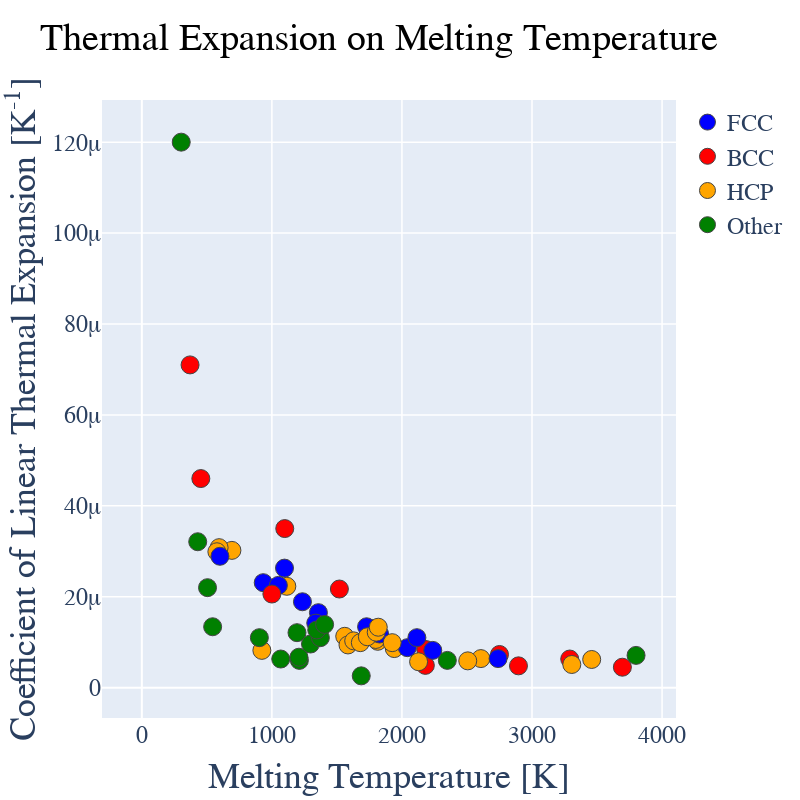

Source (notebook cell):
### Markdown cell above
<font color=blue> **Exercise 3.**  a) Find the three metals with highest Young's moduli. b) What are the Young's moduli of Al, Fe and Pb? </font>

### Code cell
layout0= go.Layout(title = "Thermal Expansion on Melting Temperature", hovermode= 'closest', width = 800, height=800, showlegend=True,  # Hovermode establishes the way the labels that appear when you hover are arranged # Establishing a square plot width=height
    xaxis= dict(title=go.layout.xaxis.Title(text='Melting Temperature [K]', font=dict(size=36)), zeroline= True, gridwidth= 1.5, tickfont=dict(size=24)), # Axis Titles. Removing the X-axis Mark. Adding a Grid
    yaxis= dict(title=go.layout.yaxis.Title(text='Coefficient of Linear Thermal Expansion [K<sup>-1</sup>]', font=dict(size=36)), zeroline= True, gridwidth= 1.5, tickfont=dict(size=24)), # Axis Titles. Removing the Y-axis Mark. Adding a Grid
    legend=dict(font=dict(size=24))) # Adding a legend

# Trace

trace0 = go.Scatter(x = melting_temperature,y = CTE, mode = 'markers',
    marker= dict(size= 18, line= dict(width=1), color=colors), # We add a size, a border and our custom colors to the markers
    text= sample, # This attribute (Text) labels each point to this list, which contains our elements in the same indexes as our properties
showlegend = False)


# Empty Traces for Legend
legend_plot_FCC = go.Scatter(x=[None], y=[None], mode='markers', marker=dict(size=18,  line= dict(width=1),color='blue'), name = 'FCC')
legend_plot_BCC = go.Scatter(x=[None], y=[None], mode='markers', marker=dict(size=18,  line= dict(width=1),color='red'), name = 'BCC')
legend_plot_HCP = go.Scatter(x=[None], y=[None], mode='markers', marker=dict(size=18,  line= dict(width=1),color='orange'), name = 'HCP')
legend_plot_Other = go.Scatter(x=[None], y=[None], mode='markers', marker=dict(size=18,  line= dict(width=1),color='green'), name = 'Other')


data = [trace0, legend_plot_FCC, legend_plot_BCC, legend_plot_HCP, legend_plot_Other]

fig= go.Figure(data, layout=layout0)
fig.update_layout(
    font_family="Arial",
    title_font_color="Black",
    title_font_size= 38
)
iplot(fig)

### Figure 1 — Plotly figure (JSON) as saved in the notebook; plotly's stock layout.template omitted (floating-point values rounded to 4 significant figures)
{"data": [{"marker": {"color": ["green", "green", "red", "orange", "green", "green", "green", "green", "green", "green", "red", "orange", "blue", "green", "red", "green", "green", "green", "red", "orange", "orange", "orange", "red", "red", "red", "red", "orange", "blue", "blue", "orange", "green", "green", "green", "green", "green", "green", "red", "blue", "orange", "orange", "red", "red", "orange", "orange", "blue", "blue", "blue", "orange", "green", "green", "green", "green", "green", "green", "red", "red", "orange", "red", "red", "orange", "orange", "blue", "blue", "blue", "green", "orange", "blue", "green", "green", "green", "green", "green", "green", "green", "green", "green", "green", "green", "green", "green", "red", "orange", "orange", "orange", "orange", "orange", "orange", "blue", "orange", "green", "blue", "green", "green", "green", "green", "green", "green", "green", "green", "green", "green", "green", "green"], "line": {"width": 1}, "size": 18}, "mode": "markers", "showlegend": false, "text": ["H", "He", "Li", "Be", "B", "C", "N", "O", "F", "Ne", "Na", "Mg", "Al", "Si", "P", "S", "Cl", "Ar", "K", "Ca", "Sc", "Ti", "V", "Cr", "Mn", "Fe", "Co", "Ni", "Cu", "Zn", "Ga", "Ge", "As", "Se", "Br", "Kr", "Rb", "Sr", "Y", "Zr", "Nb", "Mo", "Tc", "Ru", "Rh", "Pd", "Ag", "Cd", "In", "Sn", "Sb", "Te", "I", "Xe", "Cs", "Ba", "Hf", "Ta", "W", "Re", "Os", "Ir", "Pt", "Au", "Hg", "Tl", "Pb", "Bi", "Po", "At", "Rn", "Fr", "Ra", "Lr", "La", "Ce", "Pr", "Nd", "Pm", "Sm", "Eu", "Gd", "Tb", "Dy", "Ho", "Er", "Tm", "Yb", "Lu", "Ac", "Th", "Pa", "U", "Np", "Pu", "Am", "Cm", "Bk", "Cf", "Es", "Fm", "Md", "No"], "type": "scatter", "x": [14.01, 0.95, 453.7, 1560, 2349, 3800, 63.05, 54.8, 53.53, 24.56, 370.9, 923, 933.5, 1687, 317.3, 388.4, 171.6, 83.8, 336.5, 1115, 1814, 1941, 2183, 2180, 1519, 1811, 1768, 1728, 1358.0, 692.7, 302.9, 1211.0, 1090, 494, 265.8, 115.8, 312.5, 1050, 1799, 2128, 2750, 2896, 2430, 2607, 2237, 1828.0, 1235.0, 594.2, 429.8, 505.1, 903.8, 722.7, 386.9, 161.4, 301.6, 1000, 2506, 3290, 3695, 3459, 3306, 2739, 2041.0, 1337.0, 234.3, 577, 600.6, 544.4, 527, 575, 202, "maybe about 300 K", 973, 1900, 1193, 1068, 1208, 1297, 1373, 1345, 1099, 1585, 1629, 1680, 1734, 1802, 1818, 1097, 1925, 1323, 2115, 1841, 1405.0, 910, 912.5, 1449, 1613, 1259, 1173, 1133, 1800, 1100, 1100], "y": [null, null, 4.6e-05, 1.13e-05, 6e-06, 7.1e-06, null, null, null, null, 7.1e-05, 8.2e-06, 2.31e-05, 2.6e-06, null, null, null, null, null, 2.23e-05, 1.02e-05, 8.6e-06, 8.4e-06, 4.9e-06, 2.17e-05, 1.18e-05, 1.3e-05, 1.34e-05, 1.65e-05, 3.02e-05, 0.00012, 6e-06, null, null, null, null, null, 2.25e-05, 1.06e-05, 5.7e-06, 7.3e-06, 4.8e-06, null, 6.4e-06, 8.2e-06, 1.18e-05, 1.89e-05, 3.08e-05, 3.21e-05, 2.2e-05, 1.1e-05, null, null, null, null, 2.06e-05, 5.9e-06, 6.3e-06, 4.5e-06, 6.2e-06, 5.1e-06, 6.4e-06, 8.8e-06, 1.42e-05, null, 2.99e-05, 2.89e-05, 1.34e-05, null, null, null, null, null, null, 1.21e-05, 6.3e-06, 6.7e-06, 9.6e-06, 1.1e-05, 1.27e-05, 3.5e-05, 9.4e-06, 1.03e-05, 9.9e-06, 1.12e-05, 1.22e-05, 1.33e-05, 2.63e-05, 9.9e-06, null, 1.1e-05, null, 1.39e-05, null, null, null, null, null, null, null, null, null, null]}, {"marker": {"color": "blue", "line": {"width": 1}, "size": 18}, "mode": "markers", "name": "FCC", "type": "scatter", "x": [null], "y": [null]}, {"marker": {"color": "red", "line": {"width": 1}, "size": 18}, "mode": "markers", "name": "BCC", "type": "scatter", "x": [null], "y": [null]}, {"marker": {"color": "orange", "line": {"width": 1}, "size": 18}, "mode": "markers", "name": "HCP", "type": "scatter", "x": [null], "y": [null]}, {"marker": {"color": "green", "line": {"width": 1}, "size": 18}, "mode": "markers", "name": "Other", "type": "scatter", "x": [null], "y": [null]}], "layout": {"font": {"family": "Arial"}, "height": 800, "hovermode": "closest", "legend": {"font": {"size": 24}}, "showlegend": true, "title": {"font": {"color": "Black", "size": 38}, "text": "Thermal Expansion on Melting Temperature"}, "width": 800, "xaxis": {"gridwidth": 1.5, "tickfont": {"size": 24}, "title": {"font": {"size": 36}, "text": "Melting Temperature [K]"}, "zeroline": true}, "yaxis": {"gridwidth": 1.5, "tickfont": {"size": 24}, "title": {"font": {"size": 36}, "text": "Coefficient of Linear Thermal Expansion [K<sup>-1</sup>]"}, "zeroline": true}}}
